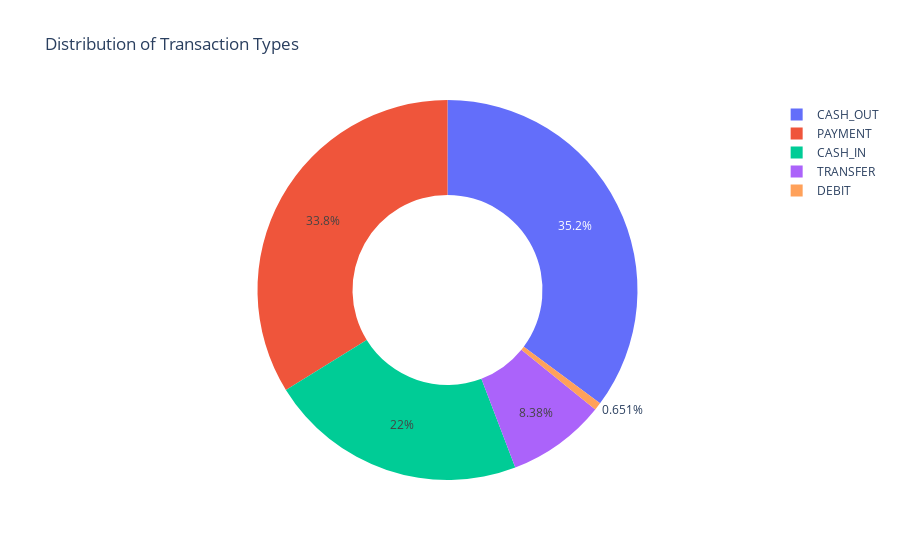

This figure's notebook cell:
### Code cell
type = data["type"].value_counts()
transactions = type.index
quantity = type.values

figure = px.pie(data, values=quantity, names=transactions, hole=0.5, title="Distribution of Transaction Types")

figure.show()

### Figure 1 — Plotly figure (JSON) as saved in the notebook; plotly's stock layout.template omitted (floating-point values rounded to 4 significant figures)
{"data": [{"domain": {"x": [0, 1], "y": [0, 1]}, "hole": 0.5, "hovertemplate": "label=%{label}<br>value=%{value}<extra></extra>", "labels": ["CASH_OUT", "PAYMENT", "CASH_IN", "TRANSFER", "DEBIT"], "legendgroup": "", "name": "", "showlegend": true, "type": "pie", "values": [2237500, 2151495, 1399284, 532909, 41432]}], "layout": {"legend": {"tracegroupgap": 0}, "title": {"text": "Distribution of Transaction Types"}}}
